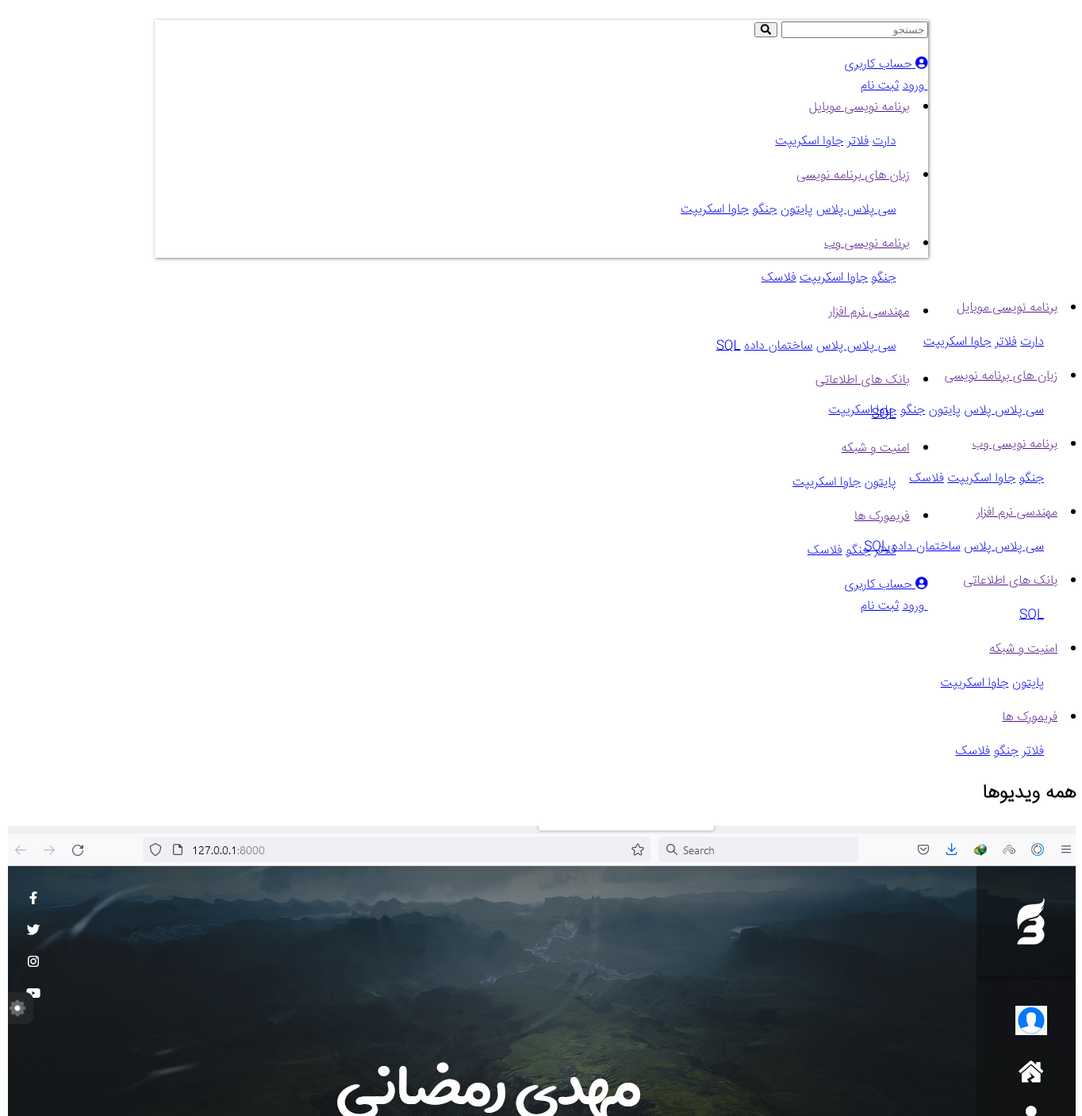
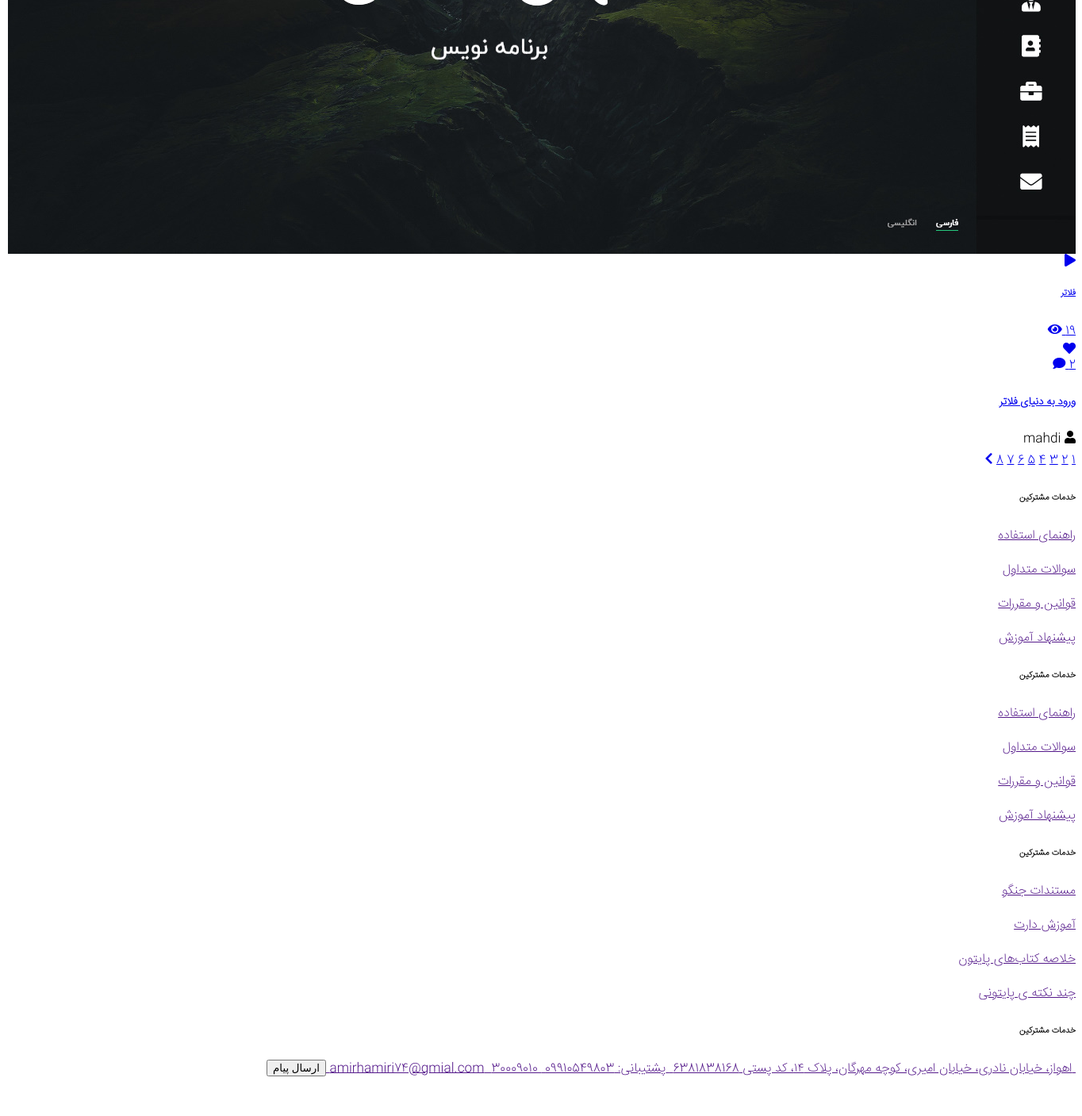
The page /all_video/ on the database its author committed (2 pictures, top to bottom).
### Tutorial_app/models.py (models this page shows, shortened)
class Category(models.Model):
    name=models.CharField(max_length=50,verbose_name="نام دسته بندی")
    created=models.DateTimeField(auto_now_add=True,verbose_name="تاریخ ایجاد")
    class Meta:
        verbose_name="دسته بندی"
        verbose_name_plural="دسته بندی ها"

class SubCategory(models.Model):
    category=models.ManyToManyField(Category,related_name="subcategory",verbose_name="نام دسته بندی مرجع")
    name=models.CharField(max_length=30,verbose_name="نام دسته بندی")
    slug=models.SlugField(null=True,blank=True,allow_unicode=True)
    created=models.DateTimeField(auto_now_add=True,verbose_name="تاریخ ایجاد")
    class Meta:
        verbose_name="دسته بندی"
        verbose_name_plural="دسته بندی ها"
    def __str__(self):
        return self.name

class VideoTutorial(models.Model):
    teacher=models.ForeignKey(Techer,on_delete=models.CASCADE,related_name="video_tutorial",verbose_name="مدرس")
    video=models.FileField(upload_to="videototorial/video",verbose_name="ویدیو")
    titel=models.CharField(max_length=100,unique=True,verbose_name="عنوان")
    video_cover=models.FileField(upload_to="videotutorial/iamge",verbose_name="کاور ویدیو")
    video_time=models.CharField(max_length=50,verbose_name="تایم ویدیو")
    created=models.DateTimeField(auto_now_add=True,verbose_name="تاریخ ایجاد")
    view=models.IntegerField(default=0,verbose_name="تعداد بازدید")
    discription=models.TextField(verbose_name="توضیحات ویدیو")
    tag=models.ManyToManyField(Tags,related_name="videotutorial",verbose_name="تگ ها")
    category=models.ManyToManyField(SubCategory,related_name="videotutorial",verbose_name="دسته بندی ها")
    slug=models.SlugField(null=True,blank=True,allow_unicode=True)
    is_active=models.BooleanField(default=False,verbose_name="ویدیو فعال هست یا خیر؟")
    special_video=models.BooleanField(verbose_name="مخصوص اعضای ویژه؟")
    class Meta:
        ordering=("-created",)
        verbose_name="ویدیو"
        verbose_name_plural="ویدیوها"
    def get_absulot_url(self):
        return reverse("Tutorial:detail_video",kwargs={"pk":self.id})

### Acount_app/models.py (models this page shows, shortened)
class Techer(models.Model):
    user = models.ForeignKey(User, on_delete=models.CASCADE, related_name="teacher", verbose_name="نام کاربری")
    about_me = models.TextField(verbose_name="بیوگرافی")
    followers = models.ManyToManyField(User, related_name="followers", null=True, blank=True,
                                       verbose_name="دنبال کننده ها")
    slug = models.SlugField(null=True, blank=True, allow_unicode=True)
    resume = models.FileField(upload_to="teacher/cv", null=True, blank=True, verbose_name="رزومه")
    is_active = models.BooleanField(default=False, verbose_name="مدرس فعال هست یا حیر؟")
    class Meta:
        verbose_name_plural = "مدرس ها"
        verbose_name = "مدرس"

class User(AbstractBaseUser):
    email = models.EmailField(
        verbose_name='ایمیل',
        max_length=255,
        unique=True,
    )
    username = models.CharField(max_length=100, verbose_name="نام کاربری")
    phone_number = models.CharField(max_length=15, blank=True, null=True, verbose_name="شماره تلفن")
    image = models.FileField(upload_to="user/image", default="defult/index.jpg", blank=True, null=True,
                             verbose_name="تصویر پروفایل")
    is_teacher = models.BooleanField(default=False, verbose_name="مدرس هست یا خیر؟")
    is_active = models.BooleanField(default=True, verbose_name="کاربر فعال هست یا خیر؟")
    is_admin = models.BooleanField(default=False, verbose_name="کاربر ادمین هست یا خیر؟")
    full_name = models.CharField(max_length=50, verbose_name="نام و نام خانوادگی")
    special_user = models.DateTimeField(default=timezone.now(), verbose_name="کاربر خاص تا زمان:")
    class Meta:
        verbose_name_plural = "حساب های کاربری"
        verbose_name = "حساب کاربری"
    objects = MyUserManager()
    USERNAME_FIELD = 'email'

### Home_app/views.py (the view)
# urls.py: path("all_video/", views.AllVideo.as_view(), name="all_video"),
class AllVideo(ListView):
    template_name = "Home_app/all_videos.html"
    model = VideoTutorial
    paginate_by = 1
    queryset = VideoTutorial.objects.filter(is_active=True)

### context_processor/context_processor.py (called while the page is built)
def categorydata(request):
    context=Category.objects.all()
    return {
        "category":context
    }

def check_activ_teacher(request):
    if request.user.is_authenticated:
        user=request.user
        teacher=Techer.objects.filter(user=user,is_active=True).exists()
        if teacher:
            return {"is_teacher":True}
        return {"is_teacher":False}
    return {"is_teacher": False}

### Home_app/templates/Home_app/all_videos.html (shortened to what this page needs)
{% extends "base.html" %}
{% load static %}
{% block content %}
    <main>
        <section class="py-5">
            <div class="container">
                <div class="d-flex align-items-center justify-content-between mb-3">
                    <h2 class="title-section">همه ویدیوها</h2>
                </div>
                <div class="row">
                    {% for video in object_list %}
                    <div class="col-md-6 col-lg-4 my-2">
                        <div class="custom-bg">
                            <div class="video-card">
                                <a href="{{ video.get_absulot_url }}" class="position-relative d-block ">
                                    <img src="{{ video.video_cover.url }}" alt="" class="img-fluid w-100 h-100">
                                    <div class="video-play-btn">
                                        <i class="fa fa-play"></i>
                                    </div>
                                    <div class="d-flex align-items-center justify-content-between video-category-time">
                                        <h6 class="">{{ video.category.all.0 }}</h6>
                                    </div>
                                    <div class="video-card-details">
                                        <div>
                                            <span>{{ video.view }}</span>
                                            <i class="fa fa-eye"></i>
                                        </div>
                                        <div>
                                            <i class="fa fa-heart"></i>
                                        </div>
                                        <div>
                                            <span>{{ video.comment.all.count }}</span>
                                            <i class="fa fa-comment"></i>
                                        </div>
                                    </div>
                                </a>
                            </div>
                            <a href="{{ video.get_absulot_url }}">
                                <h5 class="video-card-title m-2">{{ video.titel }}</h5>
                            </a>
                            <div class="my-3 pb-3 mx-2">
                                <i class="fa fa-user  ml-1 "></i>
                                <span>{{ video.teacher.user.username }}</span>
                            </div>
                        </div>
                    </div>
                    {% endfor %}
                </div>
                {% if page_obj.has_other_pages %}
                <div class="d-flex align-items-center justify-content-center mb-3 pagination">
                {% for i in page_obj.paginator.page_range %}
                    {% if page_obj.number == i %}
                    <a href="?page={{ i }}" class="active mx-1">{{ i }}</a>
                        {% else %}
                        <a href="?page={{ i }}" class="mx-1">{{ i }}</a>
                    {% endif %}
                   {% endfor %}
                {% if page_obj.has_next %}
                    <a href="?page={{ page_obj.next_page_number }}" class="mx-1"><i class="fa fa-chevron-left"></i></a>
                    {% endif %}
                </div>
            {% endif %}
            </div>
        </section>
    </main>
   {% endblock %}

### templates/include/header.html (shortened to what this page needs)
{% load static %}
<header class="position-relative">
    <div class="main-header position-relative">
        <div class="nav-header-box mob1 d-md-flex d-lg-flex align-items-center justify-content-between">
            <div class="d-flex flex-column flex-md-row align-items-center pr-md-4">
                <form action="{% url "Tutorial:search" %}" method="get">
                    <div class="nav-search-btn">
                        <input type="search" name="q" value="{{ request.GET.q }}" required placeholder="جستجو">
                        <button type="submit"><i class="fa fa-search"></i></button>
                    </div>
                </form>
            </div>
            <div class="d-block d-md-flex align-items-center pl-md-4">
                <div class="header-login d-none d-md-block">
                    <div class="notification-box dropdown">
                        {% if request.user.is_authenticated %}
                            <a href="" class="btn login-btn" type="button" id="dropdownMenuButton"
                               data-toggle="dropdown" aria-haspopup="true" aria-expanded="false">
                                <img src="{{ request.user.image.url }}" alt="">
                            </a>
                            <div class="dropdown-menu account-menu-items custom-bg"
                                 aria-labelledby="dropdownMenuButton">
                                {% if is_teacher == True %}
                                    <a class="" href="{% url "AdminPanel_app:admin_panel" %}">پنل مدیریت</a>
                                {% endif %}
                                <a class="" href="{% url "Acount_app:profile" %}"> پروفایل</a>
                                <a class="" href="{% url "favorite:favorite" %}"> مورد علاقه ها</a>
                                <a class="" href="{% url "Acount_app:Logout" %}"> خروج</a>
                            </div>
                        {% else %}
                            <a href="{% url "Acount_app:profile" %}" class="btn account-btn" type="button"
                               id="dropdownMenuButton"
                               data-toggle="dropdown" aria-haspopup="true" aria-expanded="false">
                                <span class="prepend-icon ml-1">
                                    <i class="fa fa-user-circle"></i>
                                </span> <span>حساب کاربری </span>
                            </a>
                            <div class="dropdown-menu account-menu-items custom-bg"
                                 aria-labelledby="dropdownMenuButton">
                                <a class="" href="{% url "Acount_app:Login" %}">
                                    ورود</a>
                                <a class="" href="{% url "Acount_app:Register" %}"> ثبت نام</a>
                            </div>
                        {% endif %}
                    </div>
                </div>
            </div>
            <nav class="nav-menu p-0 m-0 d-flex d-sm-flex d-md-none d-lg-none">
                {% for c in category.all %}
                    <li id="" class="mx-3 menu-item"><a href="" class="nav-menu-item ">{{ c.name }} </a>
                        <ul class="sub-menu">
                            {% for item in c.subcategory.all %}
                                <a href="{% url "Tutorial:category" item.id %}">{{ item.name }}</a>
                            {% endfor %}
                        </ul>
                    </li>
                {% endfor %}
            </nav>
        </div>
        <section
                class="nav-header-box-mob d-flex d-sm-flex d-md-none  align-items-center justify-content-between d-md-none d-lg-none position-fixed">
            <div class="d-flex align-items-center">
                <div class="header-account">
                    <div class="notification-box dropdown">
                        {% if request.user.is_authenticated %}
                            <a href="" class="btn login-btn" type="button" id="dropdownMenuButton"
                               data-toggle="dropdown" aria-haspopup="true" aria-expanded="false">
                                <img src="{{ request.user.image.url }}" alt="">
                            </a>
                            <div class="dropdown-menu account-menu-items custom-bg"
                                 aria-labelledby="dropdownMenuButton">
                                {% if is_teacher == True %}
                                    <a class="" href="{% url "AdminPanel_app:admin_panel" %}">پنل مدیریت</a>
                                {% endif %}
                                <a class="" href="{% url "Acount_app:profile" %}"> پروفایل</a>
                                <a class="" href="{% url "favorite:favorite" %}"> مورد علاقه ها</a>
                                <a class="" href="{% url "Acount_app:Logout" %}"> خروج</a>
                            </div>
                        {% else %}
                            <a href="{% url "Acount_app:profile" %}" class="btn account-btn" type="button"
                               id="dropdownMenuButton"
                               data-toggle="dropdown" aria-haspopup="true" aria-expanded="false">
                                <span class="prepend-icon ml-1">
                                    <i class="fa fa-user-circle"></i>
                                </span> <span>حساب کاربری </span>
                            </a>
                            <div class="dropdown-menu account-menu-items custom-bg"
                                 aria-labelledby="dropdownMenuButton">
                                <a class="" href="{% url "Acount_app:Login" %}">
                                    ورود</a>
                                <a class="" href="{% url "Acount_app:Register" %}"> ثبت نام</a>
                            </div>
                        {% endif %}
                    </div>
                </div>
            </div>
        </section>
    </div>
</header>

### templates/include/navbar.html
{% load static %}
<nav class="nav-menu nav-menu-pc  d-none d-md-flex px-4" id="navbar">
    {% for c in category.all %}
    <li id="" class="mx-3 menu-item"><a href="" class="nav-menu-item ">{{ c.name }} </a>
        <ul class="sub-menu">
            {% for item in c.subcategory.all %}
            <a href="{% url "Tutorial:category" item.id %}">{{ item.name }}</a>
                {% endfor %}
        </ul>
    </li>
    {% endfor %}
</nav>

### Acount_app/static/Acount_app/css/style.css (style rules this page uses)
body { direction: rtl; font-family: "IranSans"; margin-bottom: 100px; }
header { box-shadow: 1px 1px 4px rgba(0,0,0,0.5); margin: 25px auto 50px; height: 300px; position: relative; width: 975px; }

### rows shown on the page
Category: name "برنامه نویسی موبایل"
SubCategory: name "دارت"
SubCategory: name "فلاتر"
SubCategory: name "جاوا اسکریپت"
Category: name "زبان های برنامه نویسی"
SubCategory: name "سی پلاس پلاس"
SubCategory: name "پایتون"
SubCategory: name "جنگو"
Category: name "برنامه نویسی وب"
SubCategory: name "فلاسک"
Category: name "مهندسی نرم افزار"
SubCategory: name "ساختمان داده"
SubCategory: name "SQL"
Category: name "بانک های اطلاعاتی"
Category: name "امنیت و شبکه"
Category: name "فریمورک ها"
VideoTutorial: video_cover (picture), category.all.0 "فلاتر", view "19", comment.all.count "2", titel "ورود به دنیای فلاتر", teacher.user.username "mahdi"

### other values the page prints
{{ i }} "1"
{{ i }} "2" "3" "4" "5" "6" "7" "8"
